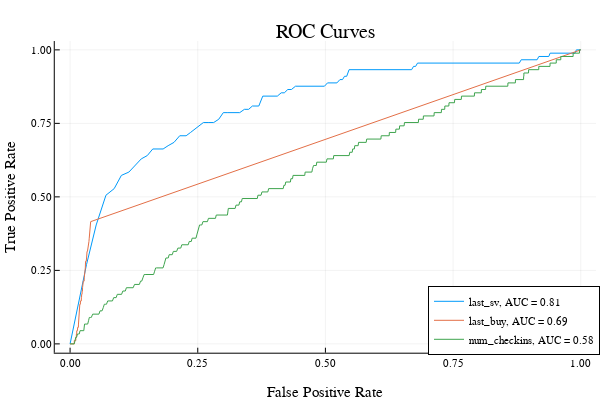

The notebook cell saved with this chart:
### Markdown cell above
From the table above, it appears that there is a benefit to including a few more features, however the mean AUC appears to plateau after introducing 3 or so features. The relatively high sigma values make it difficult to compare these, however.

The final thing we'll do is to examine the ROC curves for model trained using 1 of 3 features: ```:last_sv```, ```:last_buy```, and ```:num_checkins```.

### Code cell
invars = lowercase.([ "LAST_SV", "LAST_BUY", "num_checkins"]);
f = Term(Symbol("y_buy")) ~ sum(term.(Symbol.([invars[1]])));
mod = glm(f, df[train,:], Binomial(), LogitLink())
y_pred = StatsBase.predict(mod,df[test,:]);
auc_1,n_tp_norm,n_fp_norm = getauc(y_pred,df[test,:]);
p1 = plot(n_fp_norm, n_tp_norm, seriestype = :line, title = "ROC Curves",label = string(invars[1],", AUC = ", @sprintf("%3.2f",auc_1)),xlabel="False Positive Rate",ylabel="True Positive Rate");
f = Term(Symbol("y_buy")) ~ sum(term.(Symbol.([invars[2]])));
mod = glm(f, df[train,:], Binomial(), LogitLink())
y_pred = StatsBase.predict(mod,df[test,:]);
auc_2,n_tp_norm,n_fp_norm = getauc(y_pred,df[test,:]);
plot!(p1,n_fp_norm, n_tp_norm, seriestype = :line,label = string(invars[2],", AUC = ", @sprintf("%3.2f",auc_2)));
f = Term(Symbol("y_buy")) ~ sum(term.(Symbol.([invars[3]])));
mod = glm(f, df[train,:], Binomial(), LogitLink())
y_pred = StatsBase.predict(mod,df[test,:]);
auc_3,n_tp_norm,n_fp_norm = getauc(y_pred,df[test,:]);
plot!(p1,n_fp_norm, n_tp_norm, seriestype = :line,label = string(invars[3],", AUC = ", @sprintf("%3.2f",auc_3)),legend=:bottomright);
display(p1)

### Figure 1 — Plotly figure (JSON) as saved in the notebook; plotly's stock layout.template omitted (floating-point values rounded to 4 significant figures; data arrays with more than 128 entries replaced by an {"elided": "..."} marker saying what was removed)
{"data": [{"colorbar": {"title": ""}, "legendgroup": "last_sv, AUC = 0.81", "line": {"color": "rgba(0, 154, 250, 1.000)", "dash": "solid", "shape": "linear", "width": 1}, "mode": "lines", "name": "last_sv, AUC = 0.81", "showlegend": true, "type": "scatter", "x": {"elided": "191 float values"}, "xaxis": "x1", "y": {"elided": "191 float values"}, "yaxis": "y1", "zmax": null, "zmin": null}, {"colorbar": {"title": ""}, "legendgroup": "last_buy, AUC = 0.69", "line": {"color": "rgba(227, 111, 71, 1.000)", "dash": "solid", "shape": "linear", "width": 1}, "mode": "lines", "name": "last_buy, AUC = 0.69", "showlegend": true, "type": "scatter", "x": {"elided": "178 float values"}, "xaxis": "x1", "y": {"elided": "178 float values"}, "yaxis": "y1", "zmax": null, "zmin": null}, {"colorbar": {"title": ""}, "legendgroup": "num_checkins, AUC = 0.58", "line": {"color": "rgba(62, 164, 78, 1.000)", "dash": "solid", "shape": "linear", "width": 1}, "mode": "lines", "name": "num_checkins, AUC = 0.58", "showlegend": true, "type": "scatter", "x": {"elided": "3117 float values"}, "xaxis": "x1", "y": {"elided": "3117 float values"}, "yaxis": "y1", "zmax": null, "zmin": null}], "layout": {"annotations": [{"font": {"color": "rgba(0, 0, 0, 1.000)", "family": "sans-serif", "size": 20}, "rotation": 0, "showarrow": false, "text": "ROC Curves", "x": 0.5424, "xanchor": "center", "xref": "paper", "y": 1, "yanchor": "top", "yref": "paper"}], "height": 400, "legend": {"bgcolor": "rgba(255, 255, 255, 1.000)", "bordercolor": "rgba(0, 0, 0, 1.000)", "borderwidth": 1, "font": {"color": "rgba(0, 0, 0, 1.000)", "family": "sans-serif", "size": 11}, "tracegroupgap": 0, "traceorder": "normal", "x": 1, "xanchor": "right", "y": 0.07, "yanchor": "bottom"}, "margin": {"b": 20, "l": 0, "r": 0, "t": 20}, "paper_bgcolor": "rgba(255, 255, 255, 1.000)", "plot_bgcolor": "rgba(255, 255, 255, 1.000)", "showlegend": true, "width": 600, "xaxis": {"anchor": "y1", "domain": [0.09128, 0.9934], "gridcolor": "rgba(0, 0, 0, 0.100)", "gridwidth": 0.5, "linecolor": "rgba(0, 0, 0, 1.000)", "mirror": false, "range": [-0.03, 1.03], "showgrid": true, "showline": true, "showticklabels": true, "tickangle": 0, "tickcolor": "rgb(0, 0, 0)", "tickfont": {"color": "rgba(0, 0, 0, 1.000)", "family": "sans-serif", "size": 11}, "tickmode": "array", "ticks": "inside", "ticktext": ["0.00", "0.25", "0.50", "0.75", "1.00"], "tickvals": [0, 0.25, 0.5, 0.75, 1], "title": "False Positive Rate", "titlefont": {"color": "rgba(0, 0, 0, 1.000)", "family": "sans-serif", "size": 15}, "type": "-", "visible": true, "zeroline": false, "zerolinecolor": "rgba(0, 0, 0, 1.000)"}, "yaxis": {"anchor": "x1", "domain": [0.07581, 0.9415], "gridcolor": "rgba(0, 0, 0, 0.100)", "gridwidth": 0.5, "linecolor": "rgba(0, 0, 0, 1.000)", "mirror": false, "range": [-0.03, 1.03], "showgrid": true, "showline": true, "showticklabels": true, "tickangle": 0, "tickcolor": "rgb(0, 0, 0)", "tickfont": {"color": "rgba(0, 0, 0, 1.000)", "family": "sans-serif", "size": 11}, "tickmode": "array", "ticks": "inside", "ticktext": ["0.00", "0.25", "0.50", "0.75", "1.00"], "tickvals": [0, 0.25, 0.5, 0.75, 1], "title": "True Positive Rate", "titlefont": {"color": "rgba(0, 0, 0, 1.000)", "family": "sans-serif", "size": 15}, "type": "-", "visible": true, "zeroline": false, "zerolinecolor": "rgba(0, 0, 0, 1.000)"}}}
